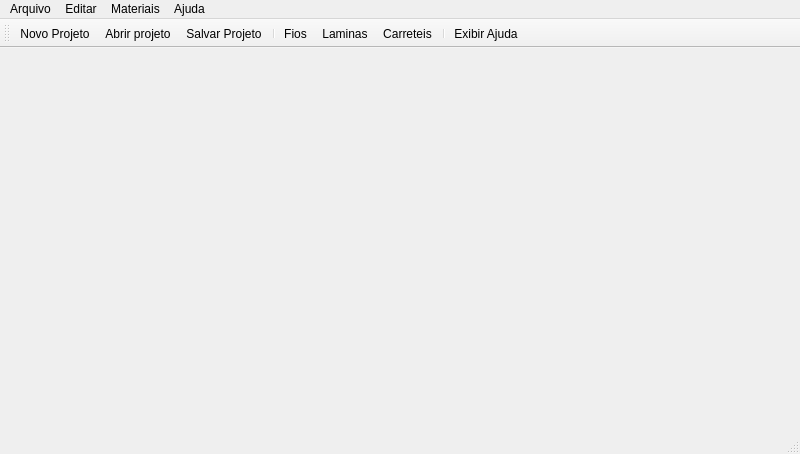
<?xml version="1.0" encoding="UTF-8"?>
<ui version="4.0">
 <class>MainWindow</class>
 <widget class="QMainWindow" name="MainWindow">
  <property name="geometry">
   <rect>
    <x>0</x>
    <y>0</y>
    <width>800</width>
    <height>454</height>
   </rect>
  </property>
  <property name="windowTitle">
   <string>Helena</string>
  </property>
  <property name="windowIcon">
   <iconset>
    <normaloff>iconPower.ico</normaloff>iconPower.ico</iconset>
  </property>
  <widget class="QWidget" name="centralwidget"/>
  <widget class="QMenuBar" name="menubar">
   <property name="geometry">
    <rect>
     <x>0</x>
     <y>0</y>
     <width>800</width>
     <height>21</height>
    </rect>
   </property>
   <widget class="QMenu" name="menuFile">
    <property name="title">
     <string>Arquivo</string>
    </property>
    <addaction name="actionNew"/>
    <addaction name="actionOpen"/>
    <addaction name="actionSave"/>
    <addaction name="actionClose"/>
    <addaction name="actionExit"/>
   </widget>
   <widget class="QMenu" name="menuEdit">
    <property name="title">
     <string>Editar</string>
    </property>
    <addaction name="actionPreference"/>
   </widget>
   <widget class="QMenu" name="menuMaterials">
    <property name="title">
     <string>Materiais</string>
    </property>
    <addaction name="actionWires"/>
    <addaction name="actionLaminas"/>
    <addaction name="actionBobbins"/>
   </widget>
   <widget class="QMenu" name="menuHelp">
    <property name="title">
     <string>Ajuda</string>
    </property>
    <addaction name="actionHelp"/>
    <addaction name="actionAbout"/>
   </widget>
   <addaction name="menuFile"/>
   <addaction name="menuEdit"/>
   <addaction name="menuMaterials"/>
   <addaction name="menuHelp"/>
  </widget>
  <widget class="QStatusBar" name="statusbar"/>
  <widget class="QToolBar" name="toolBar">
   <property name="windowTitle">
    <string>toolBar</string>
   </property>
   <property name="allowedAreas">
    <set>Qt::BottomToolBarArea|Qt::TopToolBarArea</set>
   </property>
   <attribute name="toolBarArea">
    <enum>TopToolBarArea</enum>
   </attribute>
   <attribute name="toolBarBreak">
    <bool>false</bool>
   </attribute>
   <addaction name="actionNew"/>
   <addaction name="actionOpen"/>
   <addaction name="actionSave"/>
   <addaction name="separator"/>
   <addaction name="actionWires"/>
   <addaction name="actionLaminas"/>
   <addaction name="actionBobbins"/>
   <addaction name="separator"/>
   <addaction name="actionHelp"/>
  </widget>
  <action name="actionWires">
   <property name="icon">
    <iconset>
     <normaloff>iconWire.ico</normaloff>iconWire.ico</iconset>
   </property>
   <property name="text">
    <string>Fios</string>
   </property>
  </action>
  <action name="actionLaminas">
   <property name="icon">
    <iconset>
     <normaloff>iconLamina.ico</normaloff>iconLamina.ico</iconset>
   </property>
   <property name="text">
    <string>Laminas</string>
   </property>
  </action>
  <action name="actionBobbins">
   <property name="icon">
    <iconset>
     <normaloff>iconBobbin.ico</normaloff>iconBobbin.ico</iconset>
   </property>
   <property name="text">
    <string>Carreteis</string>
   </property>
  </action>
  <action name="actionPreference">
   <property name="icon">
    <iconset>
     <normaloff>iconSetting.ico</normaloff>iconSetting.ico</iconset>
   </property>
   <property name="text">
    <string>Preferencias</string>
   </property>
  </action>
  <action name="actionOpen">
   <property name="icon">
    <iconset>
     <normaloff>iconDocumentOpen.ico</normaloff>iconDocumentOpen.ico</iconset>
   </property>
   <property name="text">
    <string>Abrir projeto</string>
   </property>
  </action>
  <action name="actionClose">
   <property name="icon">
    <iconset>
     <normaloff>iconClose.ico</normaloff>iconClose.ico</iconset>
   </property>
   <property name="text">
    <string>Fechar projeto</string>
   </property>
  </action>
  <action name="actionExit">
   <property name="icon">
    <iconset>
     <normaloff>iconExit.ico</normaloff>iconExit.ico</iconset>
   </property>
   <property name="text">
    <string>Sair</string>
   </property>
  </action>
  <action name="actionNew">
   <property name="icon">
    <iconset>
     <normaloff>iconNew.ico</normaloff>iconNew.ico</iconset>
   </property>
   <property name="text">
    <string>Novo Projeto</string>
   </property>
  </action>
  <action name="actionSave">
   <property name="icon">
    <iconset>
     <normaloff>iconSave.ico</normaloff>iconSave.ico</iconset>
   </property>
   <property name="text">
    <string>Salvar Projeto</string>
   </property>
  </action>
  <action name="actionHelp">
   <property name="icon">
    <iconset>
     <normaloff>iconHelp.ico</normaloff>iconHelp.ico</iconset>
   </property>
   <property name="text">
    <string>Exibir Ajuda</string>
   </property>
  </action>
  <action name="actionAbout">
   <property name="icon">
    <iconset>
     <normaloff>iconAbout.ico</normaloff>iconAbout.ico</iconset>
   </property>
   <property name="text">
    <string>Sobre o Helena</string>
   </property>
  </action>
 </widget>
 <resources/>
 <connections/>
</ui>
